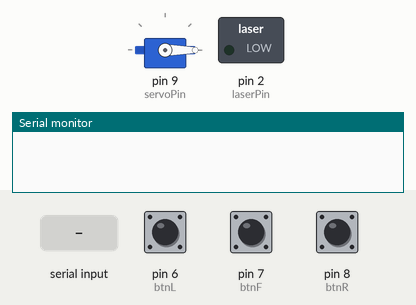
This sketch was run on a simulated Arduino Uno, built with avr-gcc and run on an emulated ATmega328P. Shown: servo, switched loads named in the sketch (green lamp = pin HIGH), the last lines printed to the serial monitor. The inputs (shaded band) are chosen by the test bench; at power-on: pin 7 (btnF) LOW, pin 8 (btnR) LOW, pin 6 (btnL) LOW.

Above: at 1.2 s.
1.3 s: pin 7 (btnF) pulled HIGH for 0.15 s
At 1.4 s:
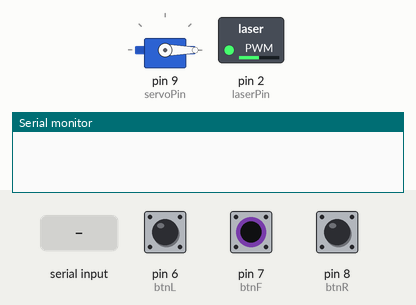
At 2.7 s:
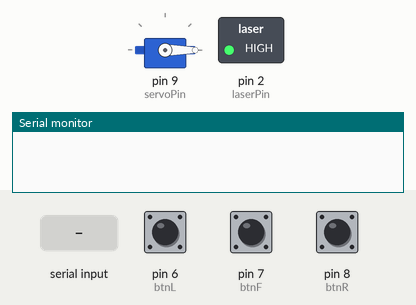
3.0 s: pin 8 (btnR) pulled HIGH for 0.15 s
At 4.3 s:
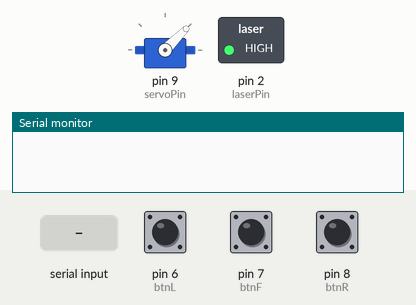
4.6 s: "A" received over Serial
16.6 s: "c" received over Serial
19.6 s: pin 8 (btnR) pulled HIGH for 3.2 s
24.3 s: "r" received over Serial
At 25.1 s:
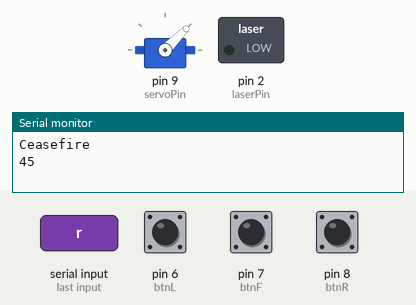
Timing chart, 0 to 26.8 s (numbered marks = the images above; inputs shaded):
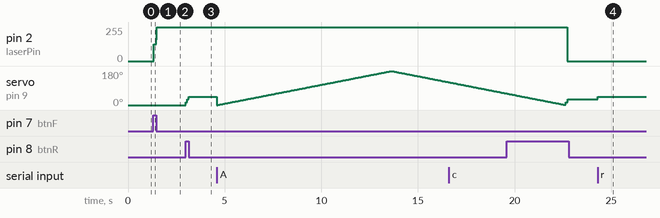

Measured:
- after the input at 1.3 s, pin 2 (laserPin): 0/255 → 127/255 at once, → 255/255 0.12 s later
- after the input at 3.0 s, servo on pin 9 (servoPin): 0° → 15° at once, → 30° 0.07 s later, → 45° 0.07 s later
- after the input at 24.3 s, servo on pin 9 (servoPin): 30° → 45° at once

The sketch:

main.ino
```cpp
#include <Arduino.h>
#include <Servo.h>
#include "serialControl.h"
#include "autoPilot.h"
#include "btnControl.h"

Servo miniServo;

extern const int servoPin = 9;
extern const int laserPin = 2;

const int secondsD = 100; //delay

int degrees = 0;


void setup()
{
	btnSetup();
	pinMode(laserPin,OUTPUT);
	digitalWrite(laserPin,LOW);
	miniServo.write(0); // position
	miniServo.attach(servoPin);
	Serial.begin(9600);
}

void loop()
{
	//digitalWrite(laserPin,HIGH); // laser always on

	serialControl();
	btnControl();

}
```

autoPilot.cpp
```cpp
#include <Arduino.h>
#include <Servo.h>

const int secondsD = 50;

extern Servo miniServo;
extern int degrees;

void autopilot(){
	for(degrees = 0; degrees < 180; degrees++){
		miniServo.write(degrees);
		delay(secondsD);
	}
	for(degrees = 180; degrees > 0; degrees--){
		miniServo.write(degrees);
		delay(secondsD);
	}
}
```

autoPilot.h
```cpp
#ifndef AUTOPILOT_H
#define AUTOPILOT_H

void autopilot();

#endif
```

btnControl.cpp
```cpp
#include<Arduino.h>
#include<Servo.h>

extern int degrees;
extern int laserPin;
extern Servo miniServo;

const int btnR = 8;
const int btnF = 7;
const int btnL = 6;

int btnStateR = 0;
int btnStateF = 0;
int btnStateL = 0;

const int secondsD = 70;

bool laserOn = false;

void btnSetup()
{
	pinMode(btnR,INPUT);
	pinMode(btnF,INPUT);
	pinMode(btnL,INPUT);

}

void btnControl()
{
	btnStateR = digitalRead(btnR);
	btnStateF = digitalRead(btnF);
	btnStateL = digitalRead(btnL);

	if(btnStateR == HIGH){
		if(degrees >= 0 && degrees < 180){
			degrees += 15;
			miniServo.write(degrees);
			delay(secondsD);
		}
	}
	else if(btnStateF == HIGH){
		if(laserOn == true){
			laserOn = false;
		}
		else{
			laserOn = true;
		}
		if(laserOn == true){
			digitalWrite(laserPin,HIGH);
		}else{
			digitalWrite(laserPin,LOW);
		}
		//digitalWrite(laserPin,HIGH);
		//delay(secondsD);
	}
	else if(btnStateL == HIGH){
		if(degrees >= 15 && degrees <= 180){
			degrees -= 15;
			miniServo.write(degrees);
			delay(secondsD);
		}
	}
}
```

btnControl.h
```cpp
#ifndef BTNCONTROL_H
#define BTNCONTROL_H

void btnControl();
void btnSetup();

#endif
```

serialControl.cpp
```cpp
#include <Arduino.h>
#include <Servo.h>
#include "autoPilot.h"

extern Servo miniServo;
//const int servoPin = 9;
extern const int servoPin;
extern const int laserPin;
extern const int secondsD;

extern int degrees;

extern void autopilot();
const int secondsD = 20;

void serialControl(){
	if(Serial.available() > 0){
		char command = Serial.read();

		switch(command){
			// fire
			case 'f':
				digitalWrite(laserPin,HIGH);
				delay(secondsD);
				Serial.println("Fire");
				break;
				// ceasefire
			case 'c':
				digitalWrite(laserPin,LOW);
				delay(secondsD);
				Serial.println("Ceasefire");
				break;
			case 'r':
				if(degrees >= 0 && degrees < 180){
				       degrees += 15;
				       miniServo.write(degrees);
				       Serial.println(degrees);
				       delay(secondsD);
				}else{
					Serial.print("You have reached: ");
					Serial.print(degrees);
					Serial.print(" degress");
					Serial.println();
					delay(secondsD);
				}
				break;
			case 'l':
				if(degrees >= 15 && degrees <= 180){
					degrees -= 15;
					miniServo.write(degrees);
					Serial.println(degrees);
					delay(secondsD);
				}else{

					Serial.print("You have reached: ");
					Serial.print(degrees);
					Serial.print(" degress");
					Serial.println();
					delay(secondsD);
				}
				break;
			case 'd':
				// detach to save battery
				miniServo.detach();
				delay(secondsD);
				break;
			case 'a':
				// attach when it is needed
				miniServo.attach(servoPin);
				delay(secondsD);
				break;
			case 'A':
				autopilot();
				delay(secondsD);
				break;
		}
	}
}
```

serialControl.h
```cpp
#ifndef SERIALCONTROL_H
#define SERIALCONTROL_H

void serialControl();


#endif
```
